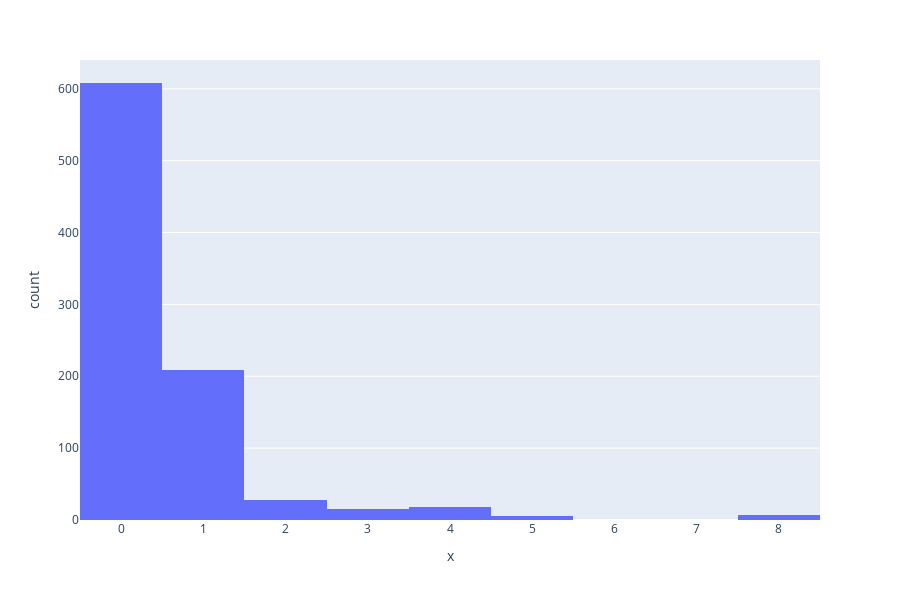

The notebook cell saved with this chart:
### Code cell
tips = px.data.tips()
fig = px.histogram(tips, x=train_dataset['SibSp'])
fig.show()

### Figure 1 — Plotly figure (JSON) as saved in the notebook; plotly's stock layout.template omitted (floating-point values rounded to 4 significant figures; data arrays with more than 128 entries replaced by an {"elided": "..."} marker saying what was removed)
{"data": [{"alignmentgroup": "True", "bingroup": "x", "hoverlabel": {"namelength": 0}, "hovertemplate": "x=%{x}<br>count=%{y}", "legendgroup": "", "marker": {"color": "#636efa"}, "name": "", "offsetgroup": "", "orientation": "v", "showlegend": false, "type": "histogram", "x": {"elided": "891 int values"}, "xaxis": "x", "yaxis": "y"}], "layout": {"barmode": "relative", "height": 600, "legend": {"tracegroupgap": 0}, "margin": {"t": 60}, "xaxis": {"anchor": "y", "domain": [0, 1], "title": {"text": "x"}}, "yaxis": {"anchor": "x", "domain": [0, 1], "title": {"text": "count"}}}}
